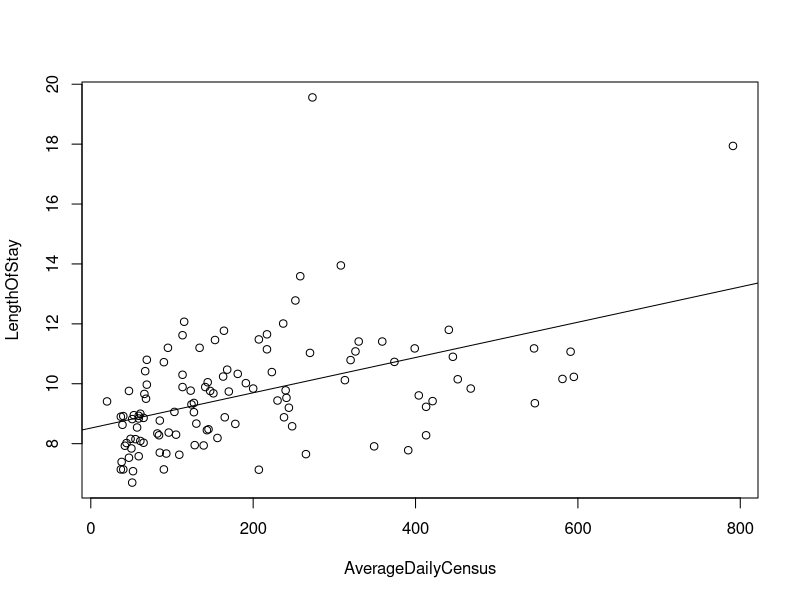
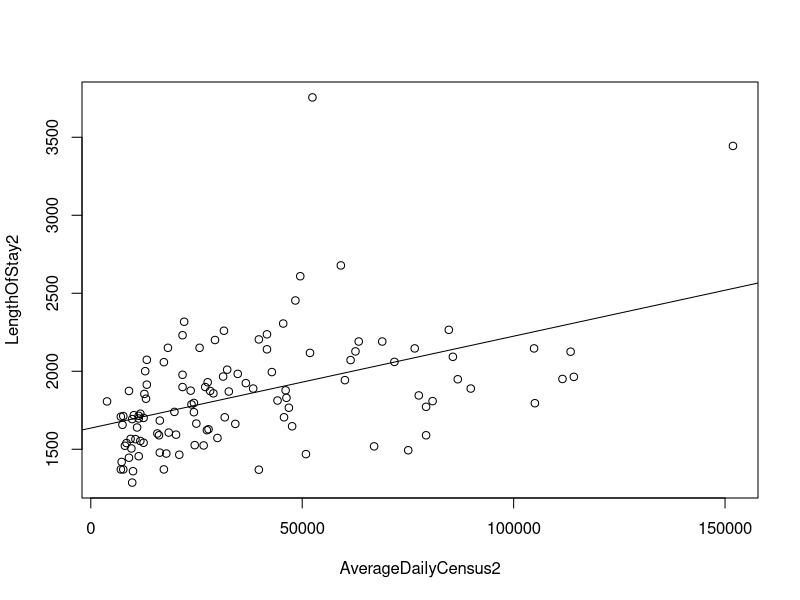
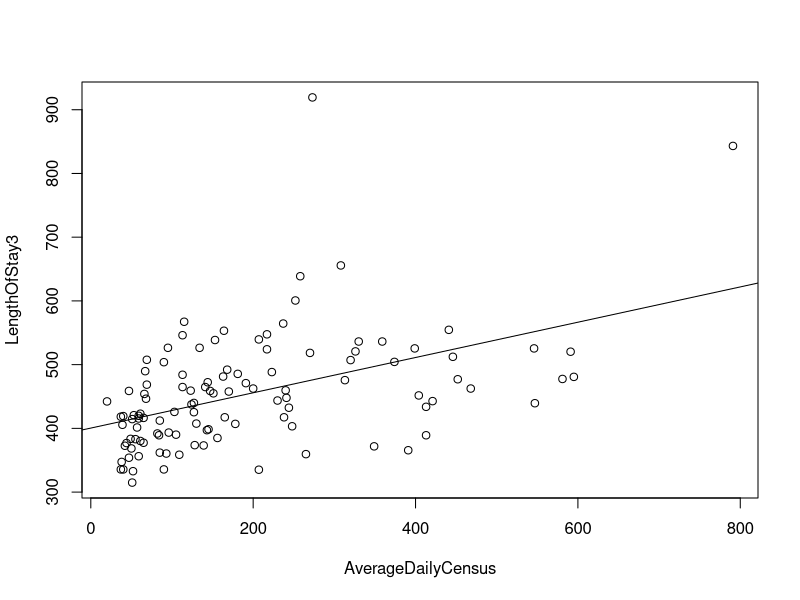
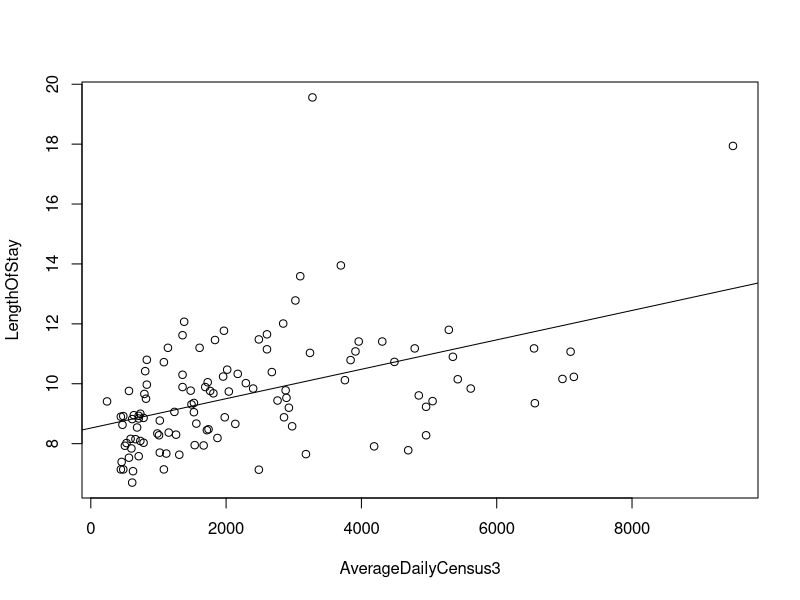
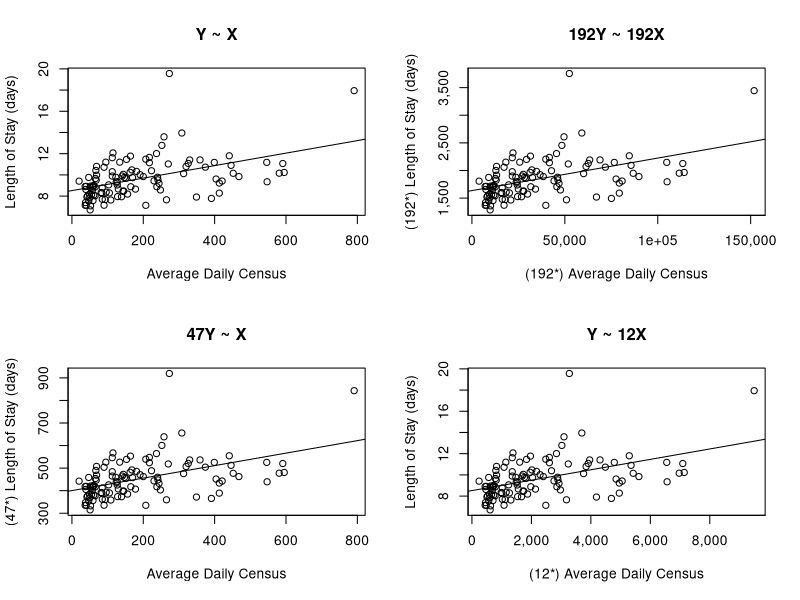
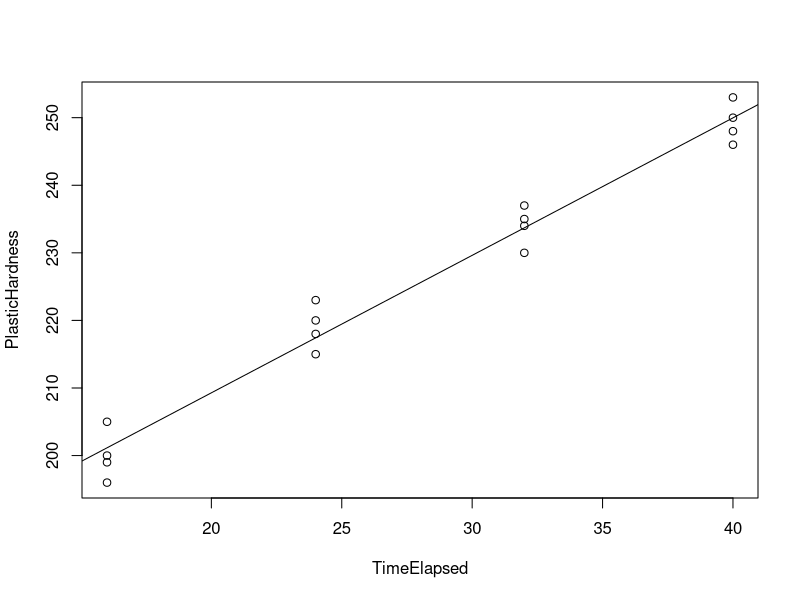
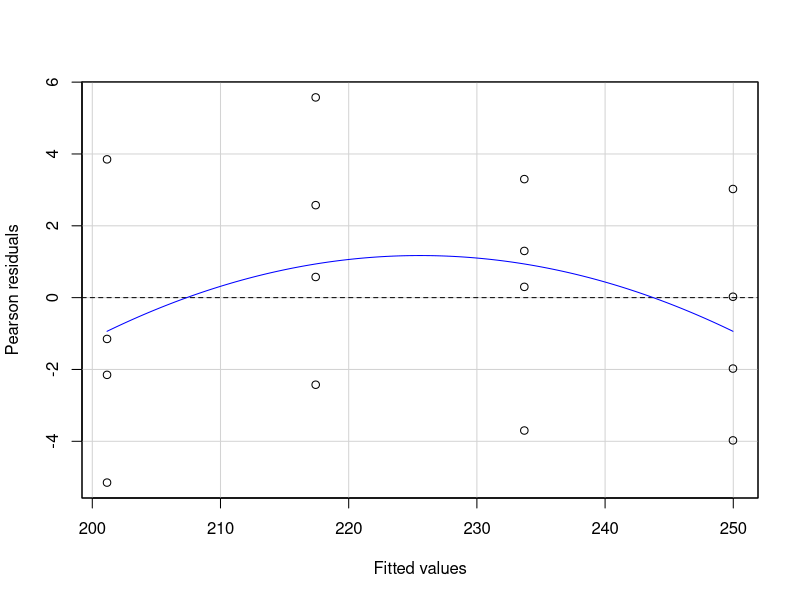
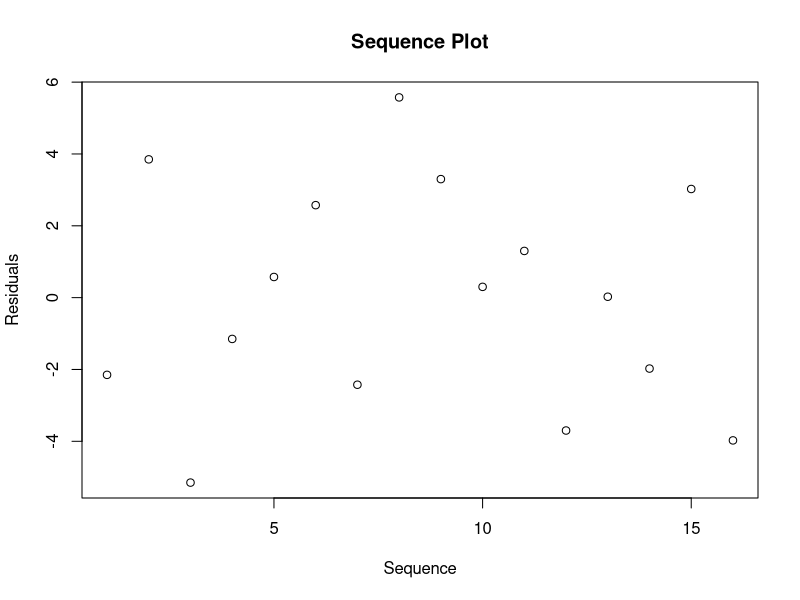

R code for these plots, in order: (Note: this script raises an error after producing the figures.)
# Question 1
# 1
senic = read.csv("SENIC_data.csv", header = F)
names(senic) <- c(
  "IdNumber", "LengthOfStay", "Age", "InfectionRisk", "RoutineCulturingRatio", "RoutineChestXRayRatio",
  "NumberOfBeds", "MedSchoolAffiliation", "Regio", "AverageDailyCensus", "NumberOfNurses", "AvailableFacilitiesAndServices"
)
plot(data = senic, LengthOfStay ~ AverageDailyCensus)
lm_senic <- lm(data = senic, LengthOfStay ~ AverageDailyCensus)
abline(lm_senic)
summary_senic <- summary(lm_senic)
b0_senic <- lm_senic$coefficients[[1]]
b1_senic <- lm_senic$coefficients[[2]]
r2_senic <- summary_senic$r.squared

# 2
senic$LengthOfStay2 <- senic$LengthOfStay * 192
senic$AverageDailyCensus2 <- senic$AverageDailyCensus * 192
plot(data = senic, LengthOfStay2 ~ AverageDailyCensus2)
lm_senic2 <- lm(data = senic, LengthOfStay2 ~ AverageDailyCensus2)
abline(lm_senic2)
summary_senic2 <- summary(lm_senic2)
b0_senic2 <- lm_senic2$coefficients[[1]]
b1_senic2 <- lm_senic2$coefficients[[2]]
r2_senic2 <- summary_senic2$r.squared

# 3
senic$LengthOfStay3 <- senic$LengthOfStay * 47
plot(data = senic, LengthOfStay3 ~ AverageDailyCensus)
lm_senic3 <- lm(data = senic, LengthOfStay3 ~ AverageDailyCensus)
abline(lm_senic3)
summary_senic3 <- summary(lm_senic3)
b0_senic3 <- lm_senic3$coefficients[[1]]
b1_senic3 <- lm_senic3$coefficients[[2]]
r2_senic3 <- summary_senic3$r.squared

# 4
senic$AverageDailyCensus3 <- senic$AverageDailyCensus * 12
plot(data = senic, LengthOfStay ~ AverageDailyCensus3)
lm_senic4 <- lm(data = senic, LengthOfStay ~ AverageDailyCensus3)
abline(lm_senic4)
summary_senic4 <- summary(lm_senic4)
b0_senic4 <- lm_senic4$coefficients[[1]]
b1_senic4 <- lm_senic4$coefficients[[2]]
r2_senic4 <- summary_senic4$r.squared

# nice 2x2 plot
par(mfrow=c(2,2))
plot(data = senic, LengthOfStay ~ AverageDailyCensus,
     xlab = "Average Daily Census", ylab = "Length of Stay (days)", main = "Y ~ X",
     xaxt = "n", yaxt = "n")
axis(1, pretty(senic$AverageDailyCensus, 5), labels = prettyNum(pretty(senic$AverageDailyCensus, 5), big.mark = ","))
axis(2, pretty(senic$LengthOfStay, 5), labels = prettyNum(pretty(senic$LengthOfStay, 5), big.mark = ","))
abline(lm_senic)
plot(data = senic, LengthOfStay2 ~ AverageDailyCensus2,
     xlab = "(192*) Average Daily Census", ylab = "(192*) Length of Stay (days)", main = "192Y ~ 192X",
     xaxt = "n", yaxt = "n")
axis(1, pretty(senic$AverageDailyCensus2, 5), labels = prettyNum(pretty(senic$AverageDailyCensus2, 5), big.mark = ","))
axis(2, pretty(senic$LengthOfStay2, 5), labels = prettyNum(pretty(senic$LengthOfStay2, 5), big.mark = ","))
abline(lm_senic2)
plot(data = senic, LengthOfStay3 ~ AverageDailyCensus,
     xlab = "Average Daily Census", ylab = "(47*) Length of Stay (days)", main = "47Y ~ X",
     xaxt = "n", yaxt = "n")
axis(1, pretty(senic$AverageDailyCensus, 5), labels = prettyNum(pretty(senic$AverageDailyCensus, 5), big.mark = ","))
axis(2, pretty(senic$LengthOfStay3, 5), labels = prettyNum(pretty(senic$LengthOfStay3, 5), big.mark = ","))
abline(lm_senic3)
plot(data = senic, LengthOfStay ~ AverageDailyCensus3,
     xlab = "(12*) Average Daily Census", ylab = "Length of Stay (days)", main = "Y ~ 12X",
     xaxt = "n", yaxt = "n")
axis(1, pretty(senic$AverageDailyCensus3, 5), labels = prettyNum(pretty(senic$AverageDailyCensus3, 5), big.mark = ","))
axis(2, pretty(senic$LengthOfStay, 5), labels = prettyNum(pretty(senic$LengthOfStay, 5), big.mark = ","))
abline(lm_senic4)
par(mfrow=c(1,1))

# Question 2
library(car)
library(MASS)
# 1
plasticHardness <- read.table("plasticHardness.txt", header = F, sep = "")
names(plasticHardness) <- c("PlasticHardness", "TimeElapsed")

#scatterplot(PlasticHardness ~ TimeElapsed, data=plasticHardness, 
#            main="Scatterplot of plasticHardness Data", xlab="Time Elapsed (Hours)",
#            ylab="Plastic Hardness (Brinell Unites)",
#            boxplot=FALSE)

# 2
plot(data=plasticHardness, PlasticHardness ~ TimeElapsed)
lm_plastic <- lm(data=plasticHardness, PlasticHardness ~ TimeElapsed)
abline(lm_plastic)
summary_plastic <- summary(lm_plastic)

#homoskedasticity
residualPlot(lm_plastic)

#independence
plot(lm_plastic$residuals, xlab="Sequence", ylab="Residuals",
     main="Sequence Plot")

#outliers
par(mfrow=c(1,2))
plot(stdres(lm_plastic), xlab="Time Elapsed (Hours)", ylab="Standardized Residuals",
     main="Standardized Residual Plot")
abline(h=0)
plot(studres(lm_plastic), xlab="Time Elapsed (Hours)", ylab="Studentized Residuals",
     main="Studentized Residual Plot")
abline(h=0)

#normality
par(mfrow=c(1,1))
residplot <- function(fit, nbreaks=10) {
  z <- rstudent(fit)
  hist(z, breaks=nbreaks, freq=FALSE,
       xlab="Studentized Residual",
       main="Distribution of Errors")
  rug(jitter(z), col="brown")
  curve(dnorm(x, mean=mean(z), sd=sd(z)),
        add=TRUE, col="blue", lwd=2)
  lines(density(z)$x, density(z)$y,
        col="red", lwd=2, lty=2)
  legend("topright",
         legend = c( "Normal Curve", "Kernel Density Curve"),
         lty=1:2, col=c("blue","red"), cex=.7)
}
residplot(lm_plastic)
shapiro.test(lm_plastic$residuals)
qqPlot(residuals(lm_plastic), main="PlasticHardness: Normal QQ-Plot",
       xlab="Time Elapsed (Hours)", ylab="Plastic Hardness (Brinell Units)")

# 3
# create factor variable: 0 if X<=24; 1 if X>24
plasticHardness$Group <- factor(apply(plasticHardness, 1, function(x){
  if(x[2]<=24){return(0)} else{return(1)}}))
# Levene test from car package
leveneTest(data=plasticHardness, PlasticHardness ~ Group, center=median)

# Question 4
# 1
muscle <- read.table("muscleMass.txt", header = F, sep = "")
names(muscle) <- c("MuscleMass", "Age")

plot(data=muscle, MuscleMass ~ Age)
lm_muscle <- lm(data=muscle, MuscleMass ~ Age)
abline(lm_muscle)
summary_muscle <- summary(lm_muscle)

#homoskedasticity
residualPlot(lm_muscle, id.n = 1)

#independence
plot(lm_muscle$residuals, xlab="Sequence", ylab="Residuals",
     main="Sequence Plot")
#outliers

par(mfrow=c(1,2))
plot(stdres(lm_muscle), xlab="Age", ylab="Standardized Residuals",
     main="Standardized Residual Plot")
abline(h=0)
plot(studres(lm_muscle), xlab="Age", ylab="Studentized Residuals",
     main="Studentized Residual Plot")
abline(h=0)

#normality
par(mfrow=c(1,1))
residplot(lm_muscle)
shapiro.test(lm_muscle$residuals)
qqPlot(residuals(lm_muscle), main="MuscleMass: Normal QQ-Plot",
       xlab="Age (years)", ylab="Muscle Mass (lbs)",
       id.n = 1)

# 2
library(lmtest)
bptest(lm_muscle)
ncvTest(lm_muscle)

# Question 5
lm_senic5 <- lm(data=senic, LengthOfStay ~ InfectionRisk)
predict(lm_senic5, data.frame(InfectionRisk = 11.93), level = 0.97, interval="confidence")
predict(lm_senic5, data.frame(InfectionRisk = 11.93), level = 0.97, interval="prediction")
#cbind(Interval=c("confidence", "prediction"),
#      rbind(predict(lm_senic5, data.frame(InfectionRisk = 11.93), level = 0.97, interval="confidence"),
#            predict(lm_senic5, data.frame(InfectionRisk = 11.93), level = 0.97, interval="prediction")))

alpha = 0.03
n = length(senic$LengthOfStay)
MSE = sum(residuals(lm_senic5)^2)/(n-2)
Xh = 11.93
Xbar = mean(senic$InfectionRisk)
t = qt(1-alpha/2, n-2)
s_pred = 1 + 1/n + ((Xh - Xbar)^2)/(sum((senic$InfectionRisk - Xbar)^2))
s_Yh = 1/n + ((Xh - Xbar)^2)/(sum((senic$InfectionRisk - Xbar)^2))
diff = t * sqrt(MSE) * (sqrt(s_pred) - sqrt(s_Yh))








